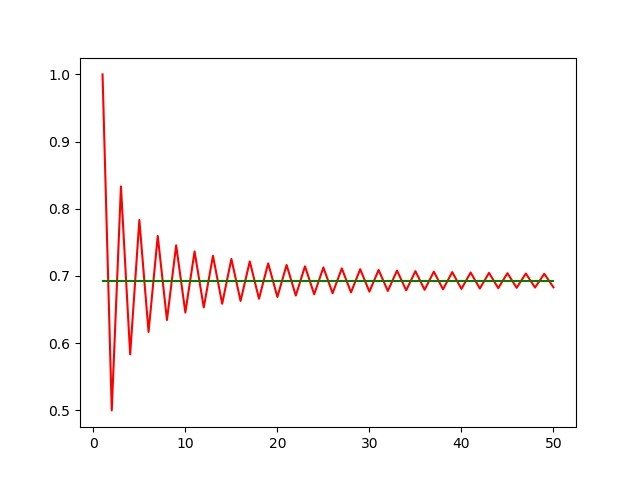

The script that saved this image:
import numpy as np
import matplotlib.pyplot as plt

n=50
x = np.linspace(1, n, n)
y = np.zeros(n)
y[0] = 1
for i in range(n-1):
    y[i+1] = y[i] + (-1)**(i+1) * 1/(i+2) 
plt.plot(x, y, 'r')
plt.plot(x, 0*x+np.log(2), 'g')
print(y[-1])
plt.savefig('log2.jpg')
plt.show()
